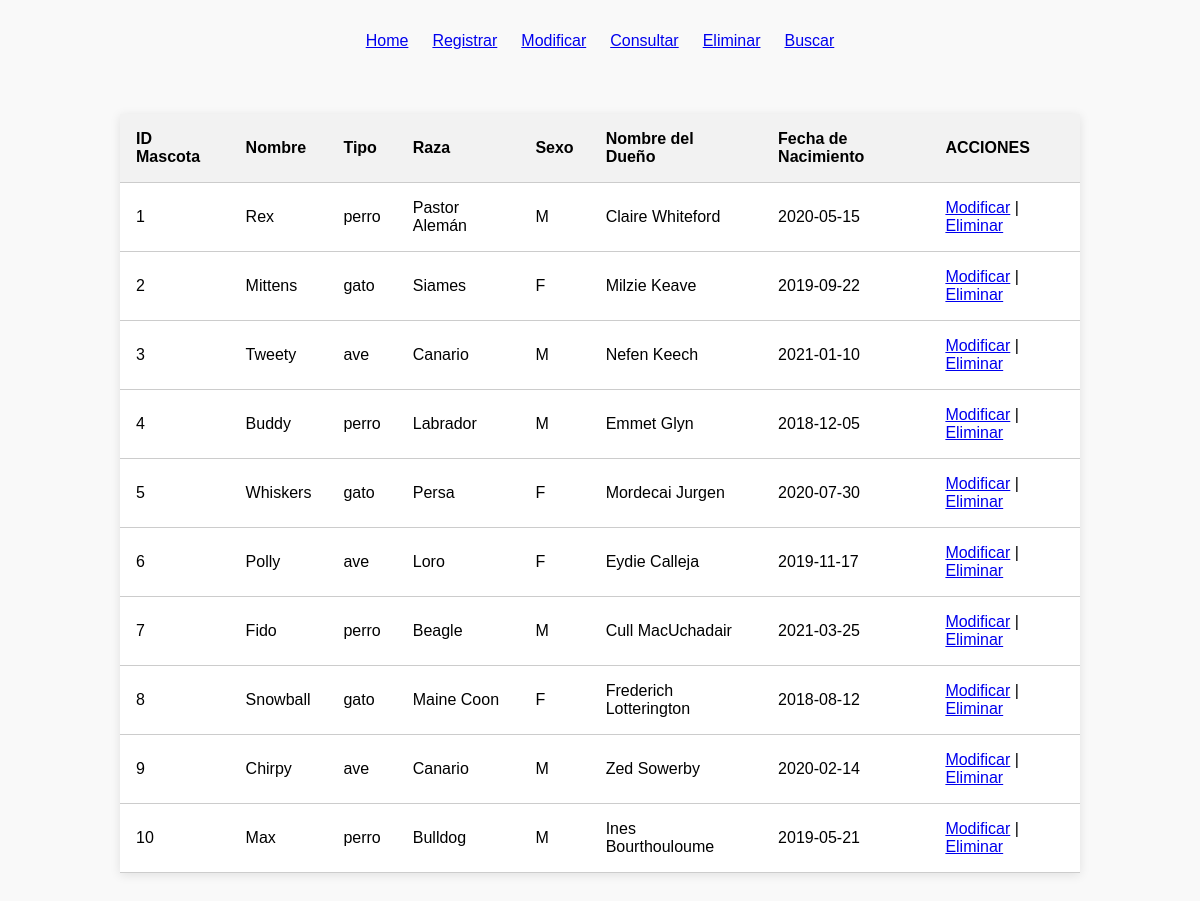
Screenshot of /modificar.php with the database file from the repository.
### tables this page shows
CREATE TABLE IF NOT EXISTS mascota (
    id_mascota INT(10) PRIMARY KEY NOT NULL AUTO_INCREMENT,
    nombre VARCHAR(20) NOT NULL,
    tipo ENUM('perro', 'gato', 'ave') NOT NULL,
    raza VARCHAR(30) NOT NULL,
    sexo VARCHAR(2) NOT NULL,
    nombre_cliente VARCHAR(50) NOT NULL,
    fecha_nacimiento DATE NOT NULL
);

### modificar.php (the view, shortened to what this page needs)
<?php include './conexion.php'; ?>
<!DOCTYPE html>
<html lang="en">
<head>
    <link rel="stylesheet" href="./style.css">
</head>
<body>
    <?php include './menu.php'; ?>
    <table>
        <tr>
            <th>ID Mascota</th>
            <th>Nombre</th>
            <th>Tipo</th>
            <th>Raza</th>
            <th>Sexo</th>
            <th>Nombre del Dueño</th>
            <th>Fecha de Nacimiento</th>
            <th>ACCIONES</th>
        </tr>
        <?php
        $sql = "SELECT * FROM mascota";
        $result = mysqli_query($link, $sql);
        if (mysqli_num_rows($result) > 0) {
            while ($row = mysqli_fetch_assoc($result)) {
        ?>
        <tr>
            <td><?= $row['id_mascota']; ?></td>
            <td><?= $row['nombre']; ?></td>
            <td><?= $row['tipo']; ?></td>
            <td><?= $row['raza']; ?></td>
            <td><?= $row['sexo']; ?></td>
            <td><?= $row['nombre_cliente']; ?></td>
            <td><?= $row['fecha_nacimiento']; ?></td>
            <td>
                <a href="modificar_mascota.php?mod=<?= $row['id_mascota']; ?>">Modificar</a> |
                <a href="eliminar_mascota.php?eli=<?= $row['id_mascota']; ?>">Eliminar</a>
            </td>
        </tr>
        <?php
            }
        } else {
            echo "<tr><td colspan='8'>No se encontraron mascotas.</td></tr>";
        }
        ?>
    </table>
</body>
</html>

### menu.php
<nav class="menu">
<ul>
<li><a href="index.php">Home</a></li>
<li><a href="insertar.php">Registrar</a></li>
<li><a href="modificar.php">Modificar</a></li>
<li><a href="reporte.php">Consultar</a></li>
<li><a href="modificar.php">Eliminar</a></li>
<li><a href="buscar.php">Buscar</a></li>
</ul>
</nav>

### style.css (style rules this page uses)
* { margin: 0; padding: 0; box-sizing: border-box; }
body { display: flex; flex-direction: column; align-items: center; font-family: Arial, sans-serif; background-color: #f9f9f9; }
.menu > ul { display: flex; justify-content: center; gap: 1.5rem; list-style: none; margin: 2rem 0; }
table { width: 80%; margin: 2rem 0; border-collapse: collapse; background-color: white; box-shadow: 0 2px 10px rgba(0, 0, 0, 0.1); }
th, td { padding: 1rem; text-align: left; border-bottom: 1px solid #ccc; }
th { background-color: #f2f2f2; font-weight: bold; }

### rows the page displays
mascota: id_mascota "1", nombre "Rex", tipo "perro", raza "Pastor Alemán", sexo "M", nombre_cliente "Claire Whiteford", fecha_nacimiento "2020-05-15"
mascota: id_mascota "2", nombre "Mittens", tipo "gato", raza "Siames", sexo "F", nombre_cliente "Milzie Keave", fecha_nacimiento "2019-09-22"
mascota: id_mascota "3", nombre "Tweety", tipo "ave", raza "Canario", sexo "M", nombre_cliente "Nefen Keech", fecha_nacimiento "2021-01-10"
mascota: id_mascota "4", nombre "Buddy", tipo "perro", raza "Labrador", sexo "M", nombre_cliente "Emmet Glyn", fecha_nacimiento "2018-12-05"
mascota: id_mascota "5", nombre "Whiskers", tipo "gato", raza "Persa", sexo "F", nombre_cliente "Mordecai Jurgen", fecha_nacimiento "2020-07-30"
mascota: id_mascota "6", nombre "Polly", tipo "ave", raza "Loro", sexo "F", nombre_cliente "Eydie Calleja", fecha_nacimiento "2019-11-17"
mascota: id_mascota "7", nombre "Fido", tipo "perro", raza "Beagle", sexo "M", nombre_cliente "Cull MacUchadair", fecha_nacimiento "2021-03-25"
mascota: id_mascota "8", nombre "Snowball", tipo "gato", raza "Maine Coon", sexo "F", nombre_cliente "Frederich Lotterington", fecha_nacimiento "2018-08-12"
mascota: id_mascota "9", nombre "Chirpy", tipo "ave", raza "Canario", sexo "M", nombre_cliente "Zed Sowerby", fecha_nacimiento "2020-02-14"
mascota: id_mascota "10", nombre "Max", tipo "perro", raza "Bulldog", sexo "M", nombre_cliente "Ines Bourthouloume", fecha_nacimiento "2019-05-21"
